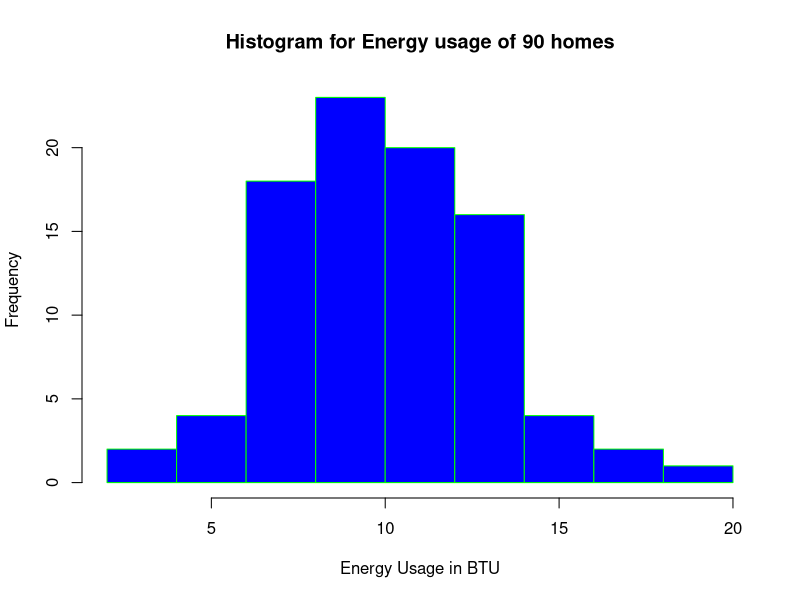

R code for this plot:
## ---- chunk 1
knitr::opts_chunk$set(echo = TRUE)
## ---- chunk 2
energy <- read.csv("Energy_Usage.csv", header = TRUE)
summary(energy)
sd(energy$BTU)
## ---- chunk 3
hist(energy$BTU,
     main="Histogram for Energy usage of 90 homes",
     xlab="Energy Usage in BTU",
     border="green",
     col="blue")
stem(energy$BTU, scale = 2)
summary(energy$BTU)
